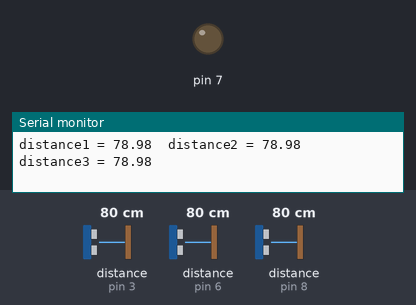
The sketch below on a simulated Arduino Uno, built with avr-gcc and run on an emulated ATmega328P. On the bench: output pins drawn as LEDs (lit = HIGH), the last lines printed to the serial monitor. Wiring (inferred from the names in the program): 3 × ultrasonic range finder: trigger pin 4, echo pin 3 / trigger pin 5, echo pin 6 / trigger pin 9, echo pin 8. The inputs (shaded band) are chosen by the test bench; at power-on: distance to the obstacle (sensors on pin 3, pin 6, pin 8) 80 cm. The echo pulse lasts 58.3 µs per cm; pins used as bus, display or sensor lines are not drawn.

Above: at 1.2 s.
1.3 s: distance to the obstacle (sensor on pin 3) set to 13 cm
2.8 s: distance to the obstacle (sensor on pin 3) set to 10 cm
At 3.9 s:
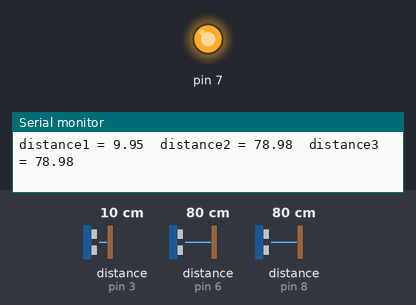
Timing chart, 0 to 5.8 s (numbered marks = the images above; inputs shaded):
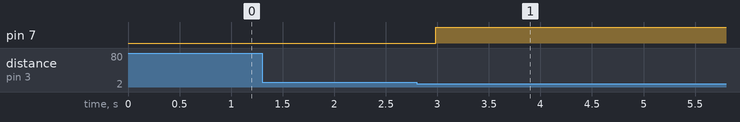

The sketch:

Aliporjectultrasonic.ino
```cpp
const int TrigPin1 = 4;
const int EchoPin1 = 3;

const int TrigPin2 = 5;
const int EchoPin2 = 6;

const int TrigPin3 = 9;
const int EchoPin3 = 8;

void setup() {
  // put your setup code here, to run once:
  Serial.begin(9600);

  pinMode(TrigPin1, OUTPUT);
  pinMode(EchoPin1, INPUT);

  pinMode(TrigPin2, OUTPUT);
  pinMode(EchoPin2, INPUT);

  pinMode(TrigPin3, OUTPUT);
  pinMode(EchoPin3, INPUT);

  pinMode(7, OUTPUT);

}

void loop() {
digitalWrite(TrigPin1, LOW);
delayMicroseconds(2);
digitalWrite(TrigPin1, HIGH);
delayMicroseconds(10);
digitalWrite(TrigPin1, LOW);
float distance1 = pulseIn(EchoPin1, HIGH)*(0.034/2);

digitalWrite(TrigPin2, LOW);
delayMicroseconds(2);
digitalWrite(TrigPin2, HIGH);
delayMicroseconds(10);
digitalWrite(TrigPin2, LOW);
float distance2 = pulseIn(EchoPin2, HIGH)*(0.034/2);

digitalWrite(TrigPin3, LOW);
delayMicroseconds(2);
digitalWrite(TrigPin3, HIGH);
delayMicroseconds(10);
digitalWrite(TrigPin3, LOW);
float distance3 = pulseIn(EchoPin3, HIGH)*(0.034/2);

Serial.print("distance1 = ");
Serial.print(distance1);
Serial.print("  distance2 = ");
Serial.print(distance2);
Serial.print("  distance3 = ");
Serial.println(distance3);
delay(100);
if(distance1 < 11 || distance2 < 11 || distance3 < 11 ) {
    digitalWrite(7, HIGH);
}
else {
    digitalWrite(7, LOW);
}
}
```

Measured:
- the behaviour switches between 12 and 11 cm on distance to the obstacle (sensor on pin 3) (found by bisection; images 0 and 1)
- after the input at 2.8 s, pin 7: LOW → HIGH after 0.19 s
